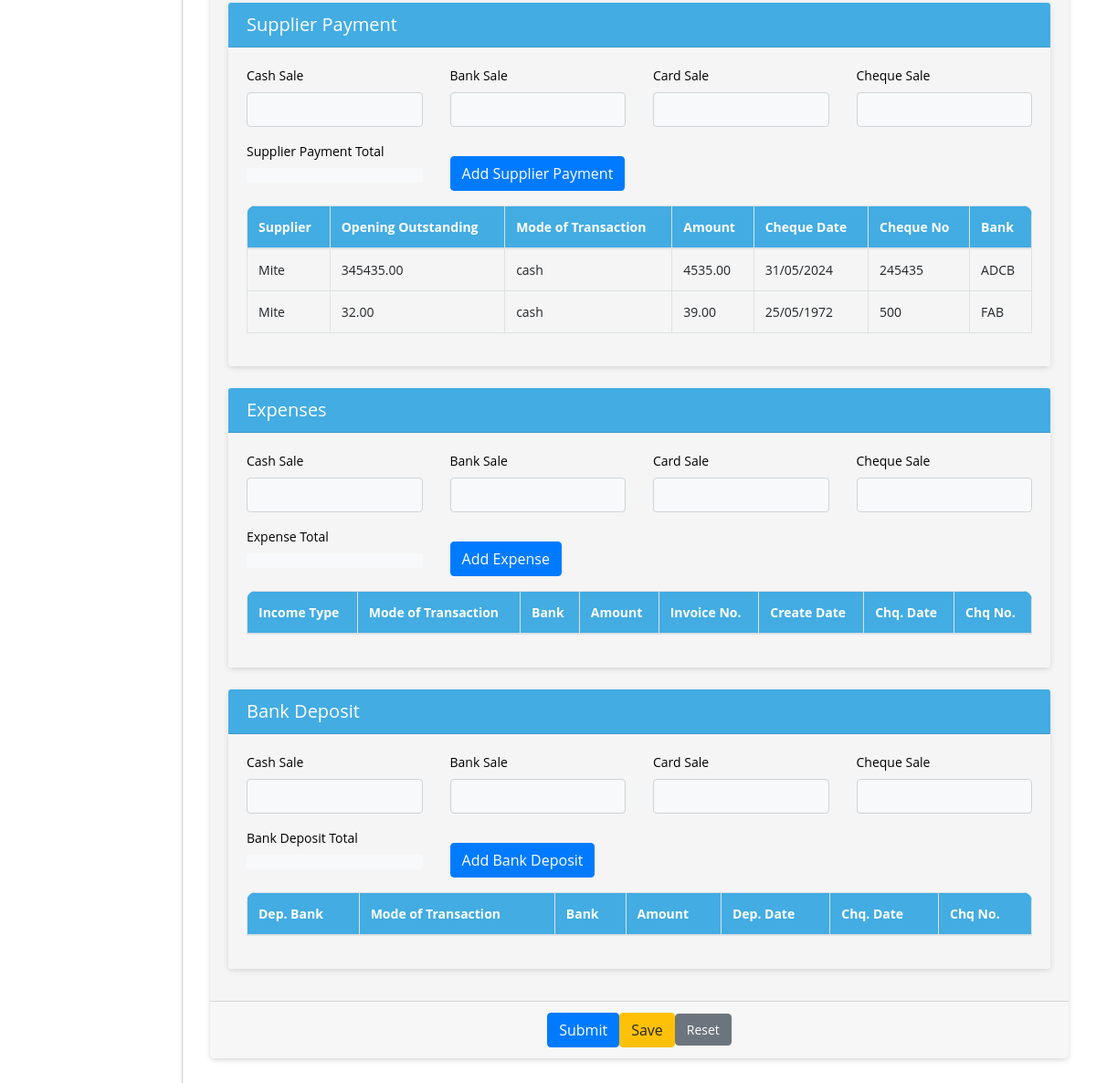
The app's page /supplier_payments/ (signed in, lower part), older data.
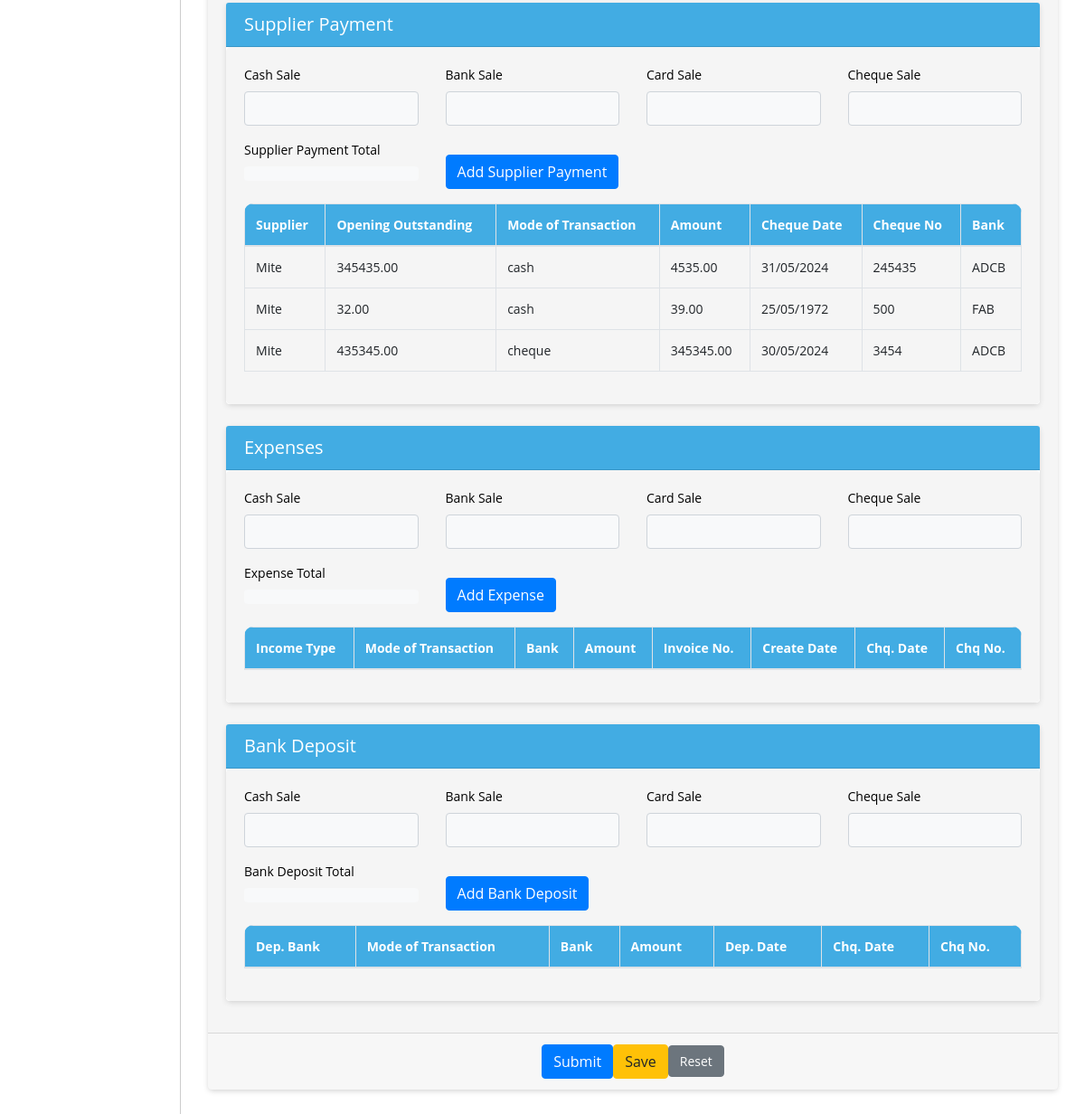
The same page, newer data.
### biztrackapp/models.py (models this page shows, shortened)
class SupplierPayments(models.Model):
    supplier = models.ForeignKey(Supplier, on_delete=models.CASCADE)
    daily_summary_id = models.CharField(max_length=100, null=True, blank=True)
    opening_outstanding = models.DecimalField(max_digits=10, decimal_places=2)
    mode_of_transaction = models.ForeignKey(TransactionMode, on_delete=models.CASCADE)
    amount = models.DecimalField(max_digits=10, decimal_places=2)
    cheque_date = models.DateField()
    cheque_no = models.CharField(max_length=255)
    bank = models.ForeignKey(Bank, on_delete=models.CASCADE)
    business_profile = models.CharField(max_length=255, null=True)
    created_on = models.DateTimeField(auto_now_add=True)
    updated_on = models.DateTimeField(auto_now=True)

class Supplier(models.Model):
    name = models.CharField(max_length=255)
    business_profile = models.CharField(max_length=255, null=True)
    outstanding = models.DecimalField(max_digits=10, decimal_places=2)
    location = models.CharField(max_length=255)
    status = models.BooleanField(default=True)  # BooleanField to represent True or False
    created_on = models.DateTimeField(auto_now_add=True, null=True)

class TransactionMode(models.Model):
    CHOICES = [
        ('card', 'Card'),
        ('cash', 'Cash'),
        ('bank', 'Bank Transfer'),
        ('cheque', 'Cheque'),
        ('credit', 'Credit'),
    ]
    name = models.CharField(max_length=255,choices=CHOICES)
    business_profile = models.CharField(max_length=255, null=True)
    status = models.BooleanField(default=False)
    created_on = models.DateTimeField(auto_now_add=True, null=True)
    def __str__(self):
        return f"{self.name}"

class Bank(models.Model):
    name = models.CharField(max_length=255)
    account_number = models.CharField(max_length=50)
    opening_balance = models.DecimalField(max_digits=10, decimal_places=2)
    business_profile = models.CharField(max_length=255, null=True)
    status = models.BooleanField(default=False)
    created_on = models.DateTimeField(auto_now_add=True, null=True)
    update_on =models.DateTimeField(auto_now=True, null=True)

### biztrackapp/views.py (the view)
# urls.py: path('supplier_payments/', list_supplier_payment, name='list_supplier_payment'),
def list_supplier_payment(request):
    shop_admin = get_object_or_404(ShopAdmin, user=request.user)
    shop = shop_admin.shop
    business_profile = get_object_or_404(BusinessProfile, name=shop.name)
    supplier_payments = SupplierPayments.objects.filter(business_profile=business_profile.id)
    return render(request, 'create_daily_summary.html', {'supplier_payments': supplier_payments})

### biztrackapp/templates/create_daily_summary.html (shortened to what this page needs)
{% extends 'base.html' %}
{% block content %}
<div class="container ">
    <div class="card  ">
          <form method="post">
        <div class="card-body ">
            <div class="card  mt-4">
                <div class="card-header text-white">
                    <h5 class="text-left mb-0">Supplier Payment</h5>
                </div>
                <div class="card-body bg-white  br-5">
                    <div class="row ">
                        <div class="col-md-3">
                            <label>Cash Sale</label>
                            <input type="number" name="cash_sale" required class="form-control bg-light" id="id_cash_sale" tabindex="1" value="{{ supplier_payment_total_cash }}">
                        </div>
                        <div class="col-md-3">
                            <label>Bank Sale</label>
                            <input type="number" name="bank_sale" required class="form-control bg-light" id="id_bank_sale" tabindex="2" value="{{ supplier_payment_total_bank }}" >
                        </div>
                        <div class="col-md-3">
                            <label>Card Sale</label>
                            <input type="number" name="card_sale" required class="form-control bg-light" id="id_card_sale" tabindex="3" value="{{ supplier_payment_total_card }}">
                        </div>
                        <div class="col-md-3">
                            <label>Cheque Sale</label>
                            <input type="number" name="cheque_sale" required class="form-control bg-light" id="id_cheque_sale" tabindex="4" value="{{ supplier_payment_total_cheque }}">
                        </div>
                    </div>
                    <div class="row mb-3 mt-2">
                        <div class="col-md-3">
                            <label>Supplier Payment Total</label>
                            <div class="bg-light p-2 rounded">{{total_supplier_payment_amount}}</div>
                        </div>
                        <div class="col-md-3 d-flex align-items-end">
                            <button type="button" class="btn btn-primary mt-3" data-toggle="modal" data-target="#supplierPaymentModal">Add Supplier Payment</button>
                        </div>
                    </div>
                    <div class="table-responsive">
                    <table id="tablesupplierpayment"  class="table table-bordered table-striped nowrap"  style="width: 100%;">
                        <thead class="thead-light" style="border-color: transparent !important;">
                            <tr>
                                <th>Supplier</th>
                                <th>Opening Outstanding</th>
                                <th>Mode of Transaction</th>
                                <th>Amount</th>
                                <th>Cheque Date</th>
                                <th>Cheque No</th>
                                <th>Bank</th>
                            </tr>
                        </thead>
                        <tbody>
                            {% for supplier_payment in supplier_payments %}
                            <tr>
                                <td>{{ supplier_payment.supplier.name }}</td>
                                <td>{{ supplier_payment.opening_outstanding }}</td>
                                <td>{{ supplier_payment.mode_of_transaction }}</td>
                                <td>{{ supplier_payment.amount }}</td>
                                <td>{{ supplier_payment.cheque_date|date:"d/m/Y" }}</td>
                                <td>{{ supplier_payment.cheque_no }}</td>
                                <td>{{ supplier_payment.bank.name }}</td>
                            </tr>
                            {% endfor %}
                        </tbody>
                    </table>
                    </div>
                </div>
            </div>
            <div class="card  mt-4">
                <div class="card-header text-white">
                    <h5 class="text-left mb-0">Expenses</h5>
                </div>
                <div class="card-body bg-white  br-5">
                    <div class="row ">
                        <div class="col-md-3">
                            <label>Cash Sale</label>
                            <input type="number" name="cash_sale" required class="form-control bg-light" id="id_cash_sale" tabindex="1" value="{{ expense_total_cash }}">
                        </div>
                        <div class="col-md-3">
                            <label>Bank Sale</label>
                            <input type="number" name="bank_sale" required class="form-control bg-light" id="id_bank_sale" tabindex="2" value="{{ expense_total_bank }}" >
                        </div>
                        <div class="col-md-3">
                            <label>Card Sale</label>
                            <input type="number" name="card_sale" required class="form-control bg-light" id="id_card_sale" tabindex="3" value="{{ expense_total_card }}">
                        </div>
                        <div class="col-md-3">
                            <label>Cheque Sale</label>
                            <input type="number" name="cheque_sale" required class="form-control bg-light" id="id_cheque_sale" tabindex="4" value="{{ expense_total_cheque }}">
                        </div>
                    </div>
                    <div class="row mb-3 mt-2">
                        <div class="col-md-3">
                            <label>Expense Total</label>
                            <div class="bg-light p-2 rounded">{{total_expense_amount}}</div>
                        </div>
                        <div class="col-md-3 d-flex align-items-end">
                            <button type="button" class="btn btn-primary mt-3" data-toggle="modal" data-target="#expenseModal">Add Expense</button>
                        </div>
                    </div>
                    <div class="table-responsive">
                    <table id="tableexpense"  class="table table-bordered table-striped nowrap"  style="width: 100%;">
                        <thead class="thead-light" style="border-color: transparent !important;">
                            <tr>
                                <th>Income Type</th>
                                <th>Mode of Transaction</th>
                                <th>Bank</th>
                                <th>Amount</th>
                                <th>Invoice No.</th>
                                <th>Create Date</th>
                                <th>Chq. Date</th>
                                <th>Chq No.</th>
                            </tr>
                        </thead>
                    </table>
                    </div>
                </div>
            </div>
            <div class="card  mt-4">
                <div class="card-header text-white">
                    <h5 class="text-left mb-0">Bank Deposit</h5>
                </div>
                <div class="card-body bg-white  br-5">
                    <div class="row ">
                        <div class="col-md-3">
                            <label>Cash Sale</label>
                            <input type="number" name="cash_sale" required class="form-control bg-light" id="id_cash_sale" tabindex="1" value="{{ bank_deposit_total_cash }}">
                        </div>
                        <div class="col-md-3">
                            <label>Bank Sale</label>
                            <input type="number" name="bank_sale" required class="form-control bg-light" id="id_bank_sale" tabindex="2" value="{{ bank_deposit_total_bank }}" >
                        </div>
                        <div class="col-md-3">
                            <label>Card Sale</label>
                            <input type="number" name="card_sale" required class="form-control bg-light" id="id_card_sale" tabindex="3" value="{{ bank_deposit_total_card }}">
                        </div>
                        <div class="col-md-3">
                            <label>Cheque Sale</label>
                            <input type="number" name="cheque_sale" required class="form-control bg-light" id="id_cheque_sale" tabindex="4" value="{{ bank_deposit_total_cheque }}">
                        </div>
                    </div>
                    <div class="row mb-3 mt-2">
                        <div class="col-md-3">
                            <label>Bank Deposit Total</label>
                            <div class="bg-light p-2 rounded">{{bank_deposit_amount}}</div>
                        </div>
                        <div class="col-md-3 d-flex align-items-end">
                            <button type="button" class="btn btn-primary mt-3" data-toggle="modal" data-target="#bankDepositModal">Add Bank Deposit</button>
                        </div>
                    </div>
                    <div class="table-responsive">
                    <table id="tablebankdeposit"  class="table table-bordered table-striped nowrap"  style="width: 100%;">
                        <thead class="thead-light" style="border-color: transparent !important;">
                            <tr>
                                <th>Dep. Bank</th>
                                <th>Mode of Transaction</th>
                                <th>Bank</th>
                                <th>Amount</th>
                                <th>Dep. Date</th>
                                <th>Chq. Date</th>
                                <th>Chq No.</th>
                            </tr>
                        </thead>
                    </table>
                    </div>
                </div>
            </div>
        </div>
        <div class="card-footer mb-0">
            <div class="form-group d-flex justify-content-center align-items-center gap-3 mb-0">
                <button type="submit" class="btn btn-primary">Submit</button>
                <button type="submit" class="btn btn-warning">Save</button>
                <a href="{% url 'create_daily_summary' %}" class="btn btn-secondary">Reset</a>
            </div>
        </div>
    </form>
    </div>
</div>
{% endblock %}

### biztrackapp/templates/base.html (shortened to what this page needs)
{% load static %}
<!DOCTYPE html>
<html lang="en">
<head>
    <link rel="stylesheet" href="https://stackpath.bootstrapcdn.com/bootstrap/4.3.1/css/bootstrap.min.css">
    <link href="https://templates.hibootstrap.com/farol/assets/css/style.css" rel="stylesheet">
    <link rel="stylesheet" href="https://use.fontawesome.com/releases/v5.8.2/css/all.css">
    <link rel="stylesheet" type="text/css" href="https://cdn.jsdelivr.net/npm/daterangepicker/daterangepicker.css" />
<link rel="stylesheet" href="https://cdn.datatables.net/2.0.2/css/dataTables.bootstrap5.css">
<link rel="stylesheet" href="https://cdn.datatables.net/responsive/3.0.0/css/responsive.bootstrap5.css">
<link rel="stylesheet" type="text/css" href="https://cdn.datatables.net/buttons/2.2.2/css/buttons.bootstrap5.min.css">
</head>
<body>
<div id="sidebar">
</div>
<div id="content">
    {% block content %}{% endblock %}
</div>
</body>
</html>

### biztrackapp/templates/base.html (style rules this page uses)
body, p, h1, h2, h3, h4, h5, h6, a, li, label, input, div, span, small { font-family: "Open Sans", sans-serif !important; }
button:focus, button { outline: none !important; border: none; }
body, p, a, li, li>a { font-size:14px !important; }
body { padding-top: 56px; background-color: #ffffff !important; }
table thead { border-radius: 5px !important; }
table thead th { vertical-align: bottom; border-bottom: 2px solid #dee2e6; background-color: #42ace3 !important; color: #fff !important; }
tbody { border-bottom: 0px !important; background-color: #f5f5f5 !important; }
tbody>tr>td { background-color: #f5f5f5 !important; }
#sidebar { height: 100%; width: 200px; position: fixed; top: 0; left: 0; background-color: #fff; padding-top: 36px; border-right:1px solid #ccc; }
.form-control { line-height: 1.25 !important; }
table { border:1px !important; }
#content { margin-left: 200px; padding: 15px; }
div>.table-responsive, table, table>thead { border-radius: 10px !important; }
.card { border:0px !important; margin-top:15px; margin-bottom:15px; box-shadow: 0px 2px 6px -1px #ccc; }
.card-body { background-color: #f5f5f5 !important; }
.card-header { background-color: #42ace3 !important; color:#fff !important; }
.card-header>a, .card-header>h5 { color:#fff !important; }
a { text-decoration: none !important; }
.btn-primary { --bs-btn-color: #fff; --bs-btn-bg: #184b7c; --bs-btn-border-color: #184b7c; --bs-btn-hover-color: #000; --bs-btn-hover-bg: #1d5c96; --bs-btn-hover-border-color: #184b7c; --bs-btn-focus-shadow-rgb: 0, 155, 132; --bs-btn-active-color: #000; --bs-btn-active-bg: #33c5af; --bs-btn-active-border-color: #184b7c; --bs-btn-active-shadow: inset 0 3px 5px rgba(0, 0, 0, 0.125); --bs-btn-disabled-color: #000; --bs-btn-disabled-bg: #184b7c; --bs-btn-disabled-border-color: #184b7c; }
input, select { width: 100%; padding: 0.375rem 0.75rem; margin-bottom: 0.5rem; font-size: 1rem; line-height: 1.5; color: #495057; background-color: #fff; background-clip: padding-box; border: 1px solid #ced4da; border-radius: 0.25rem; transition: border-color 0.15s ease-in-out, box-shadow 0.15s ease-in-out; }

### biztrackapp/templates/create_daily_summary.html (style rules this page uses)
.bg-white { color:#000 !important; }
.br-5 { border-radius: 5px !important; }

Row changes from the older to the newer data that the page shows:
added SupplierPayments: supplier.name "Mite", opening_outstanding "435345.00", mode_of_transaction "cheque", amount "345345.00", cheque_date "30/05/2024", cheque_no "3454", bank.name "ADCB"
